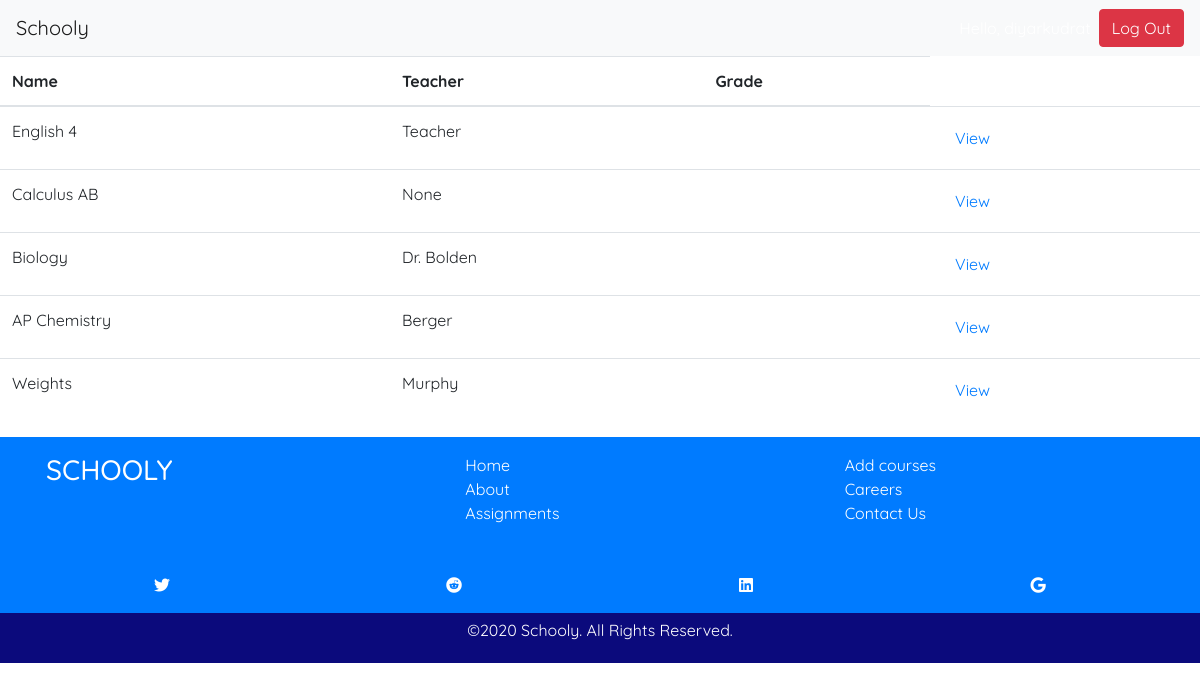
Before: /grades/courses/ (signed in) with the older database file.
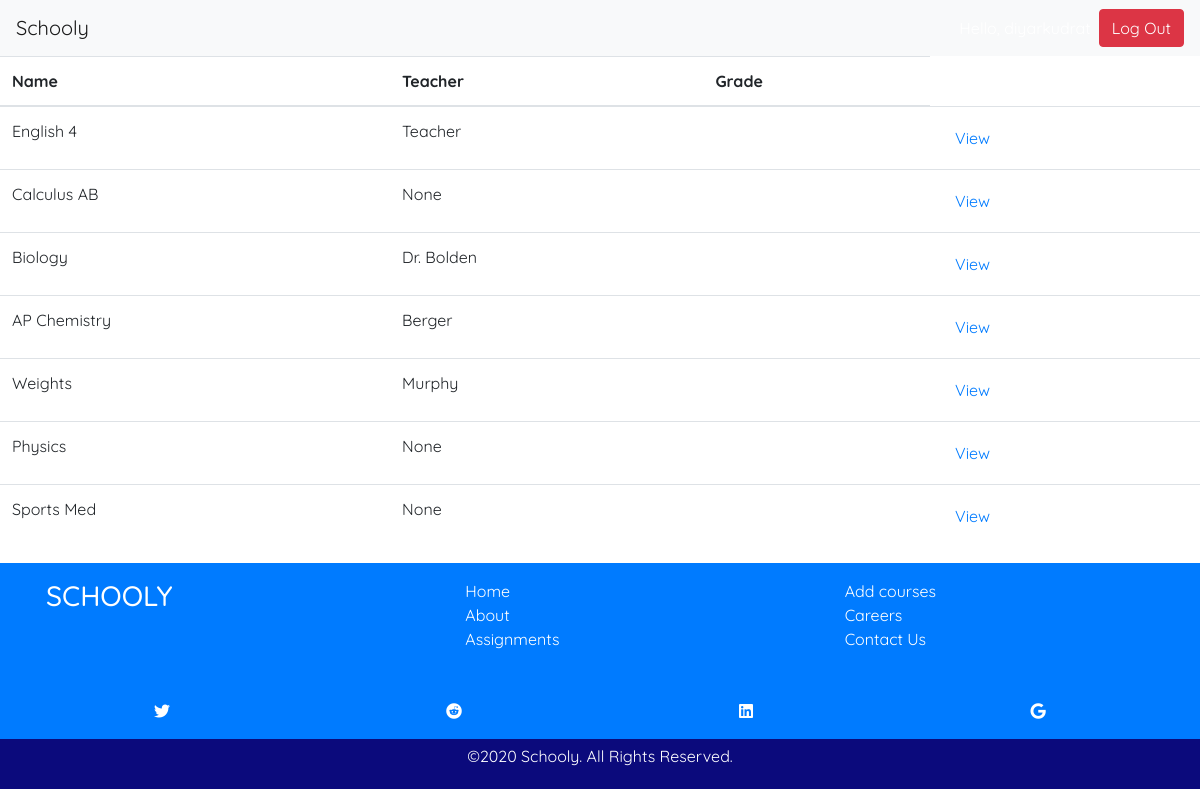
After: the same page with the newer database file.
### classes/models.py (models this page shows, shortened)
class Course(models.Model):
    course_name = models.CharField(max_length=150)
    course_teacher = models.CharField(max_length=150, null=True)
    description = models.CharField(max_length=250)
    assigments = models.ManyToManyField(Assignment, blank=True, null=True, related_name="course_assignments")

### classes/views.py (the view)
# urls.py: path('grades/courses/', views.CourseListView.as_view(), name="course-list"),
@method_decorator([login_required], name='dispatch')
class CourseListView(ListView):
    model = Course
    def get(self, request):
        courses = self.get_queryset()
        return render(request, 'grades.html', {
          'courses': courses,
        })

### classes/templates/grades.html
{% extends 'base.html' %}
{% block content %}
  {% if courses %}
    <table class="table">
      <thead>
        <tr>
          <th scope="col">Name</th>
          <th scope="col">Teacher</th>
          <th scope="col">Grade</th>
        </tr>
      </thead>
      <tbody>
        {% for course in courses %}
        <tr>
          <td href="#">{{ course.course_name }}</td>
          <td>{{ course.course_teacher }}</td>
          <td>{{ course.grade }}</td>
          <td><a class="btn btn-link" href="{% url 'course-detail-page' course.id %}" role="button">View</a></td>
        </tr>
        {% endfor %}
      </tbody>
    </table>
  {% endif %}
{% endblock %}

Changed rows visible on the page:
added Course: course_name "Physics", course_teacher "None"
added Course: course_name "Sports Med", course_teacher "None"
